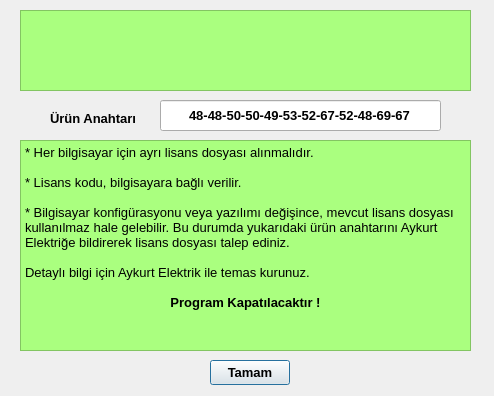
<?xml version="1.0" encoding="UTF-8"?>
<ui version="4.0">
 <class>licenseDialog</class>
 <widget class="QDialog" name="licenseDialog">
  <property name="windowModality">
   <enum>Qt::WindowModal</enum>
  </property>
  <property name="geometry">
   <rect>
    <x>0</x>
    <y>0</y>
    <width>494</width>
    <height>396</height>
   </rect>
  </property>
  <property name="sizePolicy">
   <sizepolicy hsizetype="Fixed" vsizetype="Fixed">
    <horstretch>0</horstretch>
    <verstretch>0</verstretch>
   </sizepolicy>
  </property>
  <property name="minimumSize">
   <size>
    <width>494</width>
    <height>396</height>
   </size>
  </property>
  <property name="maximumSize">
   <size>
    <width>494</width>
    <height>396</height>
   </size>
  </property>
  <property name="windowTitle">
   <string>LİSANS UYARISI</string>
  </property>
  <property name="windowIcon">
   <iconset resource="icons.qrc">
    <normaloff>:/resources/Weather-icon.png</normaloff>:/resources/Weather-icon.png</iconset>
  </property>
  <widget class="QLineEdit" name="lineEdit">
   <property name="geometry">
    <rect>
     <x>160</x>
     <y>100</y>
     <width>281</width>
     <height>31</height>
    </rect>
   </property>
   <property name="font">
    <font>
     <pointsize>10</pointsize>
     <weight>75</weight>
     <bold>true</bold>
    </font>
   </property>
   <property name="text">
    <string>48-48-50-50-49-53-52-67-52-48-69-67</string>
   </property>
   <property name="alignment">
    <set>Qt::AlignCenter</set>
   </property>
   <property name="readOnly">
    <bool>true</bool>
   </property>
  </widget>
  <widget class="QLabel" name="label">
   <property name="geometry">
    <rect>
     <x>50</x>
     <y>110</y>
     <width>91</width>
     <height>16</height>
    </rect>
   </property>
   <property name="font">
    <font>
     <family>Arial</family>
     <pointsize>10</pointsize>
     <weight>75</weight>
     <bold>true</bold>
    </font>
   </property>
   <property name="text">
    <string>Ürün Anahtarı</string>
   </property>
  </widget>
  <widget class="QTextBrowser" name="textBrowser">
   <property name="geometry">
    <rect>
     <x>20</x>
     <y>140</y>
     <width>451</width>
     <height>211</height>
    </rect>
   </property>
   <property name="font">
    <font>
     <family>Arial</family>
     <pointsize>10</pointsize>
    </font>
   </property>
   <property name="styleSheet">
    <string notr="true">background-color: rgb(170, 255, 127);</string>
   </property>
   <property name="html">
    <string>&lt;!DOCTYPE HTML PUBLIC &quot;-//W3C//DTD HTML 4.0//EN&quot; &quot;http://www.w3.org/TR/REC-html40/strict.dtd&quot;&gt;
&lt;html&gt;&lt;head&gt;&lt;meta name=&quot;qrichtext&quot; content=&quot;1&quot; /&gt;&lt;style type=&quot;text/css&quot;&gt;
p, li { white-space: pre-wrap; }
&lt;/style&gt;&lt;/head&gt;&lt;body style=&quot; font-family:'Arial'; font-size:10pt; font-weight:400; font-style:normal;&quot;&gt;
&lt;p style=&quot; margin-top:0px; margin-bottom:0px; margin-left:0px; margin-right:0px; -qt-block-indent:0; text-indent:0px;&quot;&gt;&lt;span style=&quot; font-family:'MS Shell Dlg 2';&quot;&gt;* Her bilgisayar için ayrı lisans dosyası alınmalıdır.&lt;/span&gt;&lt;/p&gt;
&lt;p style=&quot;-qt-paragraph-type:empty; margin-top:0px; margin-bottom:0px; margin-left:0px; margin-right:0px; -qt-block-indent:0; text-indent:0px; font-family:'MS Shell Dlg 2';&quot;&gt;&lt;/p&gt;
&lt;p style=&quot; margin-top:0px; margin-bottom:0px; margin-left:0px; margin-right:0px; -qt-block-indent:0; text-indent:0px;&quot;&gt;&lt;span style=&quot; font-family:'MS Shell Dlg 2';&quot;&gt;* Lisans kodu, bilgisayara bağlı verilir.&lt;/span&gt;&lt;/p&gt;
&lt;p style=&quot;-qt-paragraph-type:empty; margin-top:0px; margin-bottom:0px; margin-left:0px; margin-right:0px; -qt-block-indent:0; text-indent:0px; font-family:'MS Shell Dlg 2';&quot;&gt;&lt;/p&gt;
&lt;p style=&quot; margin-top:0px; margin-bottom:0px; margin-left:0px; margin-right:0px; -qt-block-indent:0; text-indent:0px;&quot;&gt;&lt;span style=&quot; font-family:'MS Shell Dlg 2';&quot;&gt;* Bilgisayar konfigürasyonu veya yazılımı değişince, mevcut lisans dosyası kullanılmaz hale gelebilir. Bu durumda yukarıdaki ürün anahtarını Aykurt Elektriğe bildirerek lisans dosyası talep ediniz.&lt;/span&gt;&lt;/p&gt;
&lt;p style=&quot;-qt-paragraph-type:empty; margin-top:0px; margin-bottom:0px; margin-left:0px; margin-right:0px; -qt-block-indent:0; text-indent:0px; font-family:'MS Shell Dlg 2';&quot;&gt;&lt;/p&gt;
&lt;p style=&quot; margin-top:0px; margin-bottom:0px; margin-left:0px; margin-right:0px; -qt-block-indent:0; text-indent:0px;&quot;&gt;&lt;span style=&quot; font-family:'MS Shell Dlg 2';&quot;&gt;Detaylı bilgi için Aykurt Elektrik ile temas kurunuz.&lt;/span&gt;&lt;/p&gt;
&lt;p style=&quot;-qt-paragraph-type:empty; margin-top:0px; margin-bottom:0px; margin-left:0px; margin-right:0px; -qt-block-indent:0; text-indent:0px; font-family:'MS Shell Dlg 2';&quot;&gt;&lt;/p&gt;
&lt;p align=&quot;center&quot; style=&quot; margin-top:0px; margin-bottom:0px; margin-left:0px; margin-right:0px; -qt-block-indent:0; text-indent:0px;&quot;&gt;&lt;span style=&quot; font-family:'MS Shell Dlg 2'; font-weight:600;&quot;&gt;Program Kapatılacaktır !&lt;/span&gt;&lt;/p&gt;&lt;/body&gt;&lt;/html&gt;</string>
   </property>
  </widget>
  <widget class="QPlainTextEdit" name="plainTextEdit">
   <property name="geometry">
    <rect>
     <x>20</x>
     <y>10</y>
     <width>451</width>
     <height>81</height>
    </rect>
   </property>
   <property name="font">
    <font>
     <family>Arial</family>
     <pointsize>10</pointsize>
     <weight>75</weight>
     <bold>true</bold>
    </font>
   </property>
   <property name="styleSheet">
    <string notr="true">background-color: rgb(170, 255, 127);</string>
   </property>
   <property name="readOnly">
    <bool>true</bool>
   </property>
  </widget>
  <widget class="QPushButton" name="pushButton">
   <property name="geometry">
    <rect>
     <x>210</x>
     <y>360</y>
     <width>80</width>
     <height>25</height>
    </rect>
   </property>
   <property name="font">
    <font>
     <family>Arial</family>
     <pointsize>10</pointsize>
     <weight>75</weight>
     <bold>true</bold>
    </font>
   </property>
   <property name="text">
    <string>Tamam</string>
   </property>
  </widget>
 </widget>
 <resources>
  <include location="icons.qrc"/>
 </resources>
 <connections>
  <connection>
   <sender>pushButton</sender>
   <signal>clicked()</signal>
   <receiver>licenseDialog</receiver>
   <slot>closeButton()</slot>
   <hints>
    <hint type="sourcelabel">
     <x>251</x>
     <y>367</y>
    </hint>
    <hint type="destinationlabel">
     <x>311</x>
     <y>364</y>
    </hint>
   </hints>
  </connection>
 </connections>
 <slots>
  <slot>closeButton()</slot>
 </slots>
</ui>
